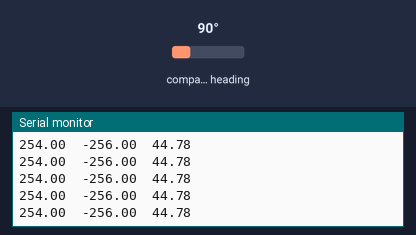
A sketch run on a simulated Arduino Uno, built with avr-gcc and run on an emulated ATmega328P. Parts: the last lines printed to the serial monitor. The test bench sets the inputs (shaded band); at power-on: compass heading 90°.

Above: at 13.2 s.
13.3 s: compass heading set to 7°
At 14.4 s:
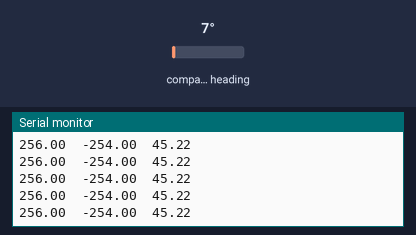
14.8 s: compass heading set to 90°
At 15.7 s:
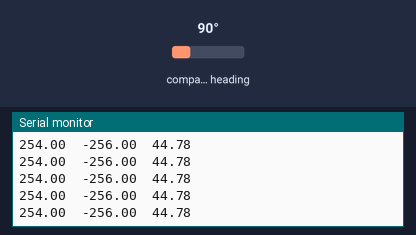
Timing chart, 0 to 17.8 s (numbered marks = the images above; inputs shaded):
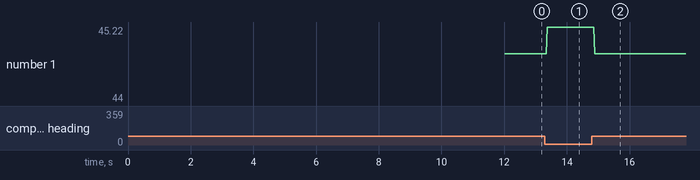

Measured:
- after the input at 13.3 s, the serial monitor: prints a new line after 0.07 s (image 1)
- plotted number 1: 44.78 → 45.22 after the input at 13.3 s, 45.22 → 44 after the input at 14.8 s

The sketch:

Joystick_control.ino
```cpp
/*//initialization
float set_x,set_y,set_z,set_w;
// robots initial position
float x = 0, y = 0, z = 500, w = 0;

void setup() {
  // put your setup code here, to run once:
  pinMode(A0, INPUT);
  pinMode(A1, INPUT);
  pinMode(A8, INPUT);
  pinMode(A9, INPUT);
  Serial.begin(9600);
  Serial.println("Set the joystick in zero position !!");
  delay(5000);
  set_x = analogRead(A0);
  set_y = analogRead(A1);
  set_z = analogRead(A8);
  set_w = analogRead(A9);
  Serial.println(String(set_x)+String("\t")+String(set_y)+String("\t")+String(set_z)+String("\t")+String(set_w)+String("\t"));
  delay(5000);
}

void loop() {
  // put your main code here, to run repeatedly:
  x  = x + (analogRead(A0)-set_x)/100;
  y  = y + (analogRead(A1)-set_y)/100;
  z  = z + (analogRead(A8)-set_z)/100;
  w  = w + (analogRead(A9)-set_w)/100;

  Serial.println(String(x,2)+String("a")+String(y,2)+String("a")+String(z,2)+String("a")+String(w,2));

}*/
//-----------------------------------------------------------------------
//--------------------------Compass Test --------------------------------
//-----------------------------------------------------------------------

#include <QMC5883LCompass.h>

QMC5883LCompass compass;
float  timeout = 100*100,time_cal =  0.0, start_time = 0.0;
float  min_x = -100000, min_y = -100000, max_x = 100000, max_y = 100000, phi = 0.0;
void setup() {
  Serial.begin(9600);

  compass.init();
  compass.setMode(0x01, 0x0C, 0x00, 0x00);                  //Continuos, 200 Hz, 2G, 512 (MODE, ODR, RNG, OSR)
  compass.setCalibration(-1090, 16, -1257, 0, -1, 1183);
  Serial.println("Rotate the sensor from 0 to 360");
  delay(1000);
  float startTime = millis();
  while(timeout > time_cal){
      // Read compass values
       compass.read();

      // Return XYZ readings
      float x = compass.getX();
      float y = compass.getY();
      if(x > min_x)
        min_x = x;
      if(x < max_x)
        max_x = x;
      if(y > min_y)
        min_y = y;
      if(y < max_y)
        max_y = y;

     Serial.println(String(max_x)+String("\t")+String(max_y)+String("\t")+String(min_x)+String("\t")+String(min_y)+String("\t"));
     time_cal = millis() - start_time;
  }
  delay(2000);
}

void loop() {

  // Read compass values

  compass.read();

  // Return XYZ readings
  float map_x = map(compass.getX(),min_x,max_x,  255,-255);
  float map_y = map(compass.getY(),min_y,max_y, -255, 255);
  float mag = sqrt(pow(map_x,2) + pow(map_y,2));
  //float theta = radians(90);
  //map_x =  map_x*(0) + map_y*(1);
  //map_y =  map_x*(-1) + map_y*(0);

  phi = degrees(acos(abs(map_y)/mag));
  //second quadrant
  if (map_x > 0 && map_y > 0){
     phi = 180.0 - phi;
  }
  //Third quadrant
  else if (map_x < 0 && map_y > 0){
     phi = 180.0 + phi;
  }
  //Fourth Quadrant
  else if (map_x < 0 && map_y < 0){
     phi = 360 - phi;
  }
  Serial.print(map_x);Serial.print("\t");Serial.print(map_y);Serial.print("\t");Serial.println(phi);

}
```
